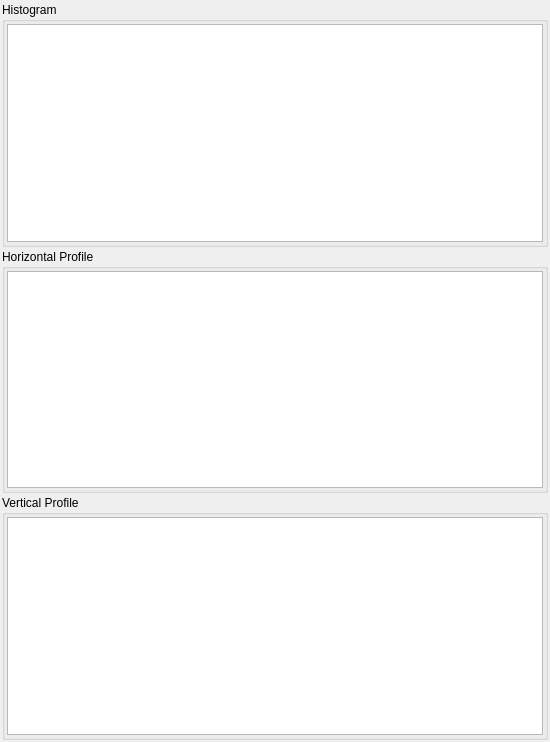
<?xml version="1.0" encoding="UTF-8"?>
<ui version="4.0">
 <class>QHistogramWidget</class>
 <widget class="QWidget" name="QHistogramWidget">
  <property name="geometry">
   <rect>
    <x>0</x>
    <y>0</y>
    <width>550</width>
    <height>742</height>
   </rect>
  </property>
  <property name="windowTitle">
   <string>Histogram</string>
  </property>
  <layout class="QVBoxLayout" name="verticalLayoutHistogram">
   <property name="spacing">
    <number>2</number>
   </property>
   <property name="leftMargin">
    <number>2</number>
   </property>
   <property name="topMargin">
    <number>2</number>
   </property>
   <property name="rightMargin">
    <number>2</number>
   </property>
   <property name="bottomMargin">
    <number>2</number>
   </property>
   <item>
    <widget class="QGroupBox" name="groupHistogram">
     <property name="title">
      <string>Histogram</string>
     </property>
     <layout class="QVBoxLayout" name="verticalLayout">
      <property name="spacing">
       <number>2</number>
      </property>
      <property name="leftMargin">
       <number>2</number>
      </property>
      <property name="topMargin">
       <number>2</number>
      </property>
      <property name="rightMargin">
       <number>2</number>
      </property>
      <property name="bottomMargin">
       <number>2</number>
      </property>
      <item>
       <widget class="PlotWidget" name="histo"/>
      </item>
     </layout>
    </widget>
   </item>
   <item>
    <widget class="QGroupBox" name="groupHorizontal">
     <property name="title">
      <string>Horizontal Profile</string>
     </property>
     <layout class="QVBoxLayout" name="verticalLayoutHProfile">
      <property name="spacing">
       <number>2</number>
      </property>
      <property name="leftMargin">
       <number>2</number>
      </property>
      <property name="topMargin">
       <number>2</number>
      </property>
      <property name="rightMargin">
       <number>2</number>
      </property>
      <property name="bottomMargin">
       <number>2</number>
      </property>
      <item>
       <widget class="PlotWidget" name="xmean"/>
      </item>
     </layout>
    </widget>
   </item>
   <item>
    <widget class="QGroupBox" name="groupVertical">
     <property name="title">
      <string>Vertical Profile</string>
     </property>
     <layout class="QVBoxLayout" name="verticalLayoutVProfile">
      <property name="spacing">
       <number>2</number>
      </property>
      <property name="leftMargin">
       <number>2</number>
      </property>
      <property name="topMargin">
       <number>2</number>
      </property>
      <property name="rightMargin">
       <number>2</number>
      </property>
      <property name="bottomMargin">
       <number>2</number>
      </property>
      <item>
       <widget class="PlotWidget" name="ymean"/>
      </item>
     </layout>
    </widget>
   </item>
  </layout>
 </widget>
 <customwidgets>
  <customwidget>
   <class>PlotWidget</class>
   <extends>QGraphicsView</extends>
   <header>pyqtgraph</header>
  </customwidget>
 </customwidgets>
 <resources/>
 <connections/>
</ui>
